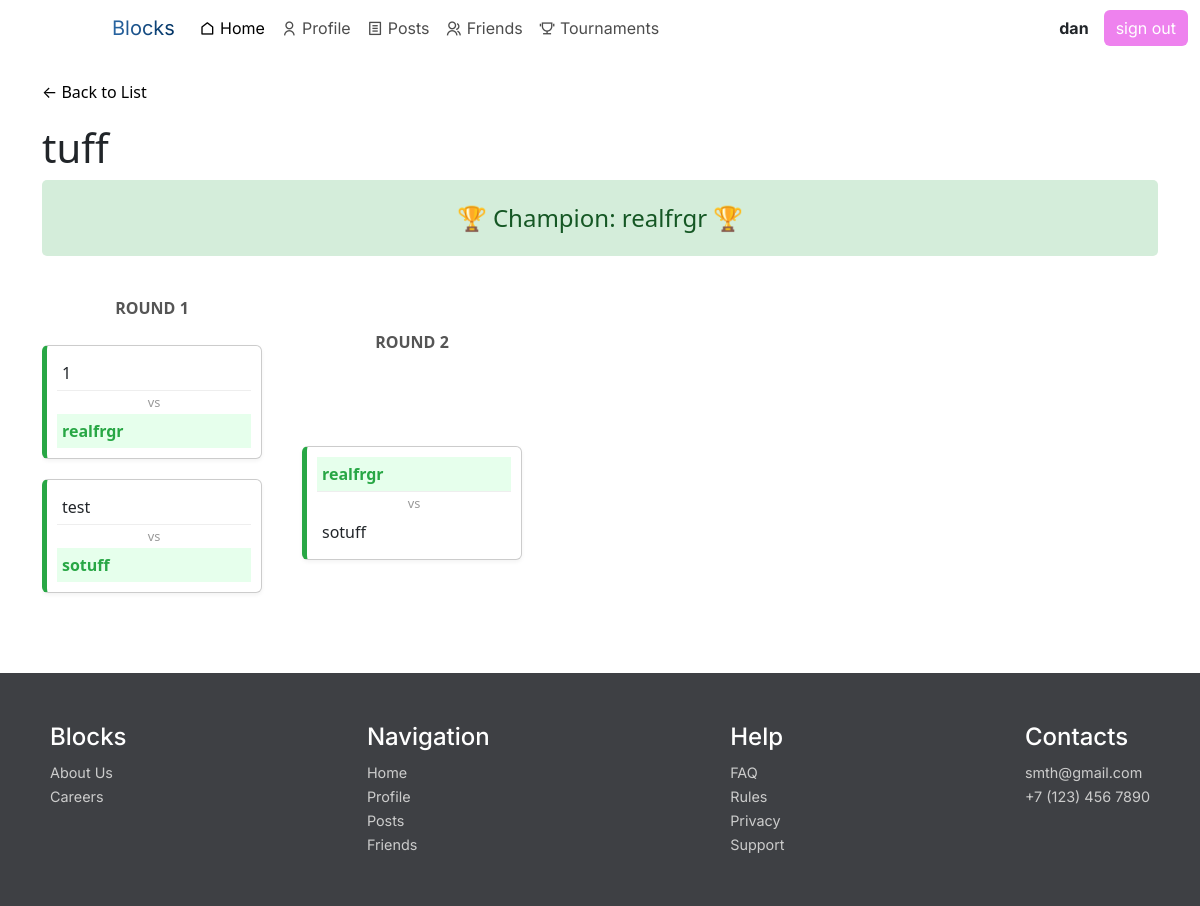
The app's page /tournaments/1/ (signed in) with its own data.
### polls/models.py (models this page shows, shortened)
class Tournament(models.Model):
    name = models.CharField(max_length=200)
    max_participants = models.IntegerField(default=8)
    participants = models.ManyToManyField(User, related_name="tournaments", blank=True)
    is_active = models.BooleanField(default=False) # True when full and started
    is_finished = models.BooleanField(default=False)
    created_at = models.DateTimeField(auto_now_add=True)
    winner = models.ForeignKey(User, related_name="won_tournaments", null=True, blank=True, on_delete=models.SET_NULL)

class TournamentMatch(models.Model):
    tournament = models.ForeignKey(Tournament, on_delete=models.CASCADE, related_name="matches")
    round_number = models.IntegerField(default=1)
    match_number = models.IntegerField(help_text="Match number within the round")
    player1 = models.ForeignKey(User, related_name="matches_as_p1", null=True, blank=True, on_delete=models.SET_NULL)
    player2 = models.ForeignKey(User, related_name="matches_as_p2", null=True, blank=True, on_delete=models.SET_NULL)
    winner = models.ForeignKey(User, related_name="matches_won", null=True, blank=True, on_delete=models.SET_NULL)

### polls/views.py (the view)
# urls.py: path("tournaments/<int:id>/", views.tournament_detail_view, name="tournament_detail"),
@login_required
def tournament_detail_view(request, id):
    tournament = get_object_or_404(Tournament, id=id)
    matches = tournament.matches.all().order_by('round_number', 'match_number')
    rounds = {}
    for match in matches:
        if match.round_number not in rounds:
            rounds[match.round_number] = []
        rounds[match.round_number].append(match)
    return render(request, "tournament_detail.html", {
        "tournament": tournament,
        "rounds": rounds
    })

### templates/tournament_detail.html (shortened to what this page needs)
{% extends "base.html" %}
{% block content %}
<div style="margin-bottom: 20px;">
    <a href="{% url 'tournament_list' %}">&larr; Back to List</a>
</div>
<h1>{{ tournament.name }}</h1>
{% if tournament.is_finished %}
    <div class="winner-banner">
        🏆 Champion: {{ tournament.winner.username }} 🏆
    </div>
{% endif %}
{% if tournament.is_active or tournament.is_finished %}
<div class="bracket-container">
    {% for round_num, matches in rounds.items %}
    <div class="round-column">
        <div class="round-title">Round {{ round_num }}</div>
        {% for match in matches %}
        <div class="match-card {% if match.winner %}finished{% else %}pending{% endif %}">
            <div class="player-row {% if match.winner == match.player1 %}winner-highlight{% endif %}">
                <span>
                    {% if match.player1 %}
                        {{ match.player1.username }}
                    {% else %}
                        <span style="color:#999; font-style:italic;">Waiting...</span>
                    {% endif %}
                </span>
            </div>
            <div class="vs-separator">vs</div>
            <div class="player-row {% if match.winner == match.player2 %}winner-highlight{% endif %}">
                <span>
                    {% if match.player2 %}
                        {{ match.player2.username }}
                    {% else %}
                        <span style="color:#999; font-style:italic;">Waiting...</span>
                    {% endif %}
                </span>
            </div>
        </div>
        {% endfor %}
    </div>
    {% endfor %}
</div>
{% endif %}
{% endblock %}

### templates/base.html (shortened to what this page needs)
<!DOCTYPE html>
<html lang="en">
  <head>
    <link href="https://cdn.jsdelivr.net/npm/bootstrap@5.3.3/dist/css/bootstrap.min.css" rel="stylesheet" />
    <link href="https://cdn.jsdelivr.net/npm/remixicon@4.5.0/fonts/remixicon.css" rel="stylesheet" />
  </head>
  <body>
    <header>
      <nav class="navbar navbar-expand-lg">
        <div class="container-fluid ">
          <a class="navbar-brand name" href="{% url 'index_view' %}">Blocks</a>
          <div class="collapse navbar-collapse" id="navbarSupportedContent">
            <ul class="navbar-nav me-auto mb-2 mb-lg-0">
              <li class="nav-item">
                <a class="nav-link active" aria-current="page" href="{% url 'index_view' %}"><i class="ri-home-line"></i> Home</a>
              </li>
              <li class="nav-item">
                <a class="nav-link" href="{% url 'profile_view' %}"><i class="ri-user-line"></i> Profile</a>
              </li>
              <li class="nav-item">
                <a class="nav-link" href="{% url 'posts_view' %}"><i class="ri-file-list-line"></i> Posts</a>
              </li>
              <li class="nav-item">
                <a class="nav-link" href="{% url 'friends_view' %}"><i class="ri-group-line"></i> Friends</a>
              </li>
              <li class="nav-item">
                <a class="nav-link" href="{% url 'tournament_list' %}"><i class="ri-trophy-line"></i> Tournaments</a>
              </li>
            </ul>
            <div class="d-flex align-items-center">
              {% if user.is_authenticated %}
                <span class="username">{{ user.username }}</span>
                <a href="{% url 'logout' %} " class="d-flex align-items-center btn btn-violet">sign out</a>
              {% else %}
                <a href="{% url 'login' %}" class="btn btn-success">sign in</a>
              {% endif %}
            </div>
          </div>
        </div>
      </nav>
    </header>
    <div class="container mt-4">
        {% block content %}
        {% endblock %}
    </div>
    <footer>
        <div class="box2">
        <div class="box">
            <div>
            <h4>Blocks</h4>
            <div>
                <a href="{% url 'index_view' %}">About Us</a>
            </div>
            <div>
                <a href="">Careers</a>
            </div>
            </div>
            <div>
            <h4>Navigation</h4>
            <div>
                <a href="{% url 'index_view' %}">Home</a>
            </div>
            <div>
                <a href="{% url 'profile_view' %}">Profile</a>
            </div>
            <div>
                <a href="{% url 'posts_view' %}">Posts</a>
            </div>
            <div>
                <a href="{% url 'friends_view' %}">Friends</a>
            </div>
            </div>
            <div>
            <h4>Help</h4>
            <div>
                <a href="">FAQ</a>
            </div>
            <div>
                <a href="">Rules</a>
            </div>
            <div>
                <a href="">Privacy</a>
            </div>
            <div>
                <a href="">Support</a>
            </div>
            </div>
            <div>
            <h4>Contacts</h4>
            <div>
                <a href="">smth@gmail.com</a>
            </div>
            <div>
                <a href="">+7 (123) 456 7890</a>
            </div>
            </div>
        </div>
        </div>
    </footer>
  </body>
</html>

### templates/base.html (style rules this page uses)
:root { --secondary: #123561; }
a { text-decoration: none; color: black; }
.name { background: linear-gradient(to right,#2a66a3,#013364); -webkit-background-clip: text; -webkit-text-fill-color: transparent; margin-left: 100px; }
.nav-link { position: relative; color: rgba(0,0,0,0.7); }
.nav-link:after { content: ''; position: absolute; bottom: 0; left: 0; width: 0; height: 2px; background: var(--secondary); transition: all 0.3s cubic-bezier(0.175, 0.885, 0.32, 1.275); }
.username { vertical-align: center; margin-right: 15px; font-weight: bold; }
.btn-violet { background-color: violet; border: none; color: white; }
.box { display: flex; justify-content: space-between; color: white; padding: 50px; }
.box2 { display: flex; flex-direction: column; color: white; }
footer { background-color: rgb(62, 64, 68); margin-top: 50px; position: relative; font-family: "Inter", sans-serif; }
footer a { color: #ccc; font-size: 0.9rem; }
header { font-family: "Inter", sans-serif; }
.bracket-container { display: flex; flex-direction: row; overflow-x: auto; padding: 20px 0; gap: 40px; }
.round-column { display: flex; flex-direction: column; justify-content: space-around; min-width: 220px; }
.round-title { text-align: center; font-weight: bold; margin-bottom: 15px; color: #555; text-transform: uppercase; }
.match-card { background: #fff; border: 1px solid #ccc; border-radius: 6px; padding: 10px; margin: 10px 0; box-shadow: 0 2px 4px rgba(0,0,0,0.05); position: relative; }
.match-card.finished { border-left: 5px solid #28a745; }
.player-row { display: flex; justify-content: space-between; padding: 5px; border-bottom: 1px solid #eee; }
.player-row:last-child { border-bottom: none; }
.winner-highlight { font-weight: bold; color: #28a745; background-color: #e6ffec; }
.vs-separator { text-align: center; font-size: 0.8rem; color: #999; margin: 2px 0; }
.winner-banner { background: #d4edda; color: #155724; padding: 20px; text-align: center; border-radius: 5px; margin-bottom: 20px; font-size: 1.5rem; }

### records on screen
Tournament: name "tuff", winner.username "realfrgr"
TournamentMatch: round_num "1", player1.username "1", player2.username "realfrgr"
TournamentMatch: player1.username "test", player2.username "sotuff"
TournamentMatch: round_number "2", player1.username "realfrgr", player2.username "sotuff"

### other values on screen
{{ user.username }} "dan"
